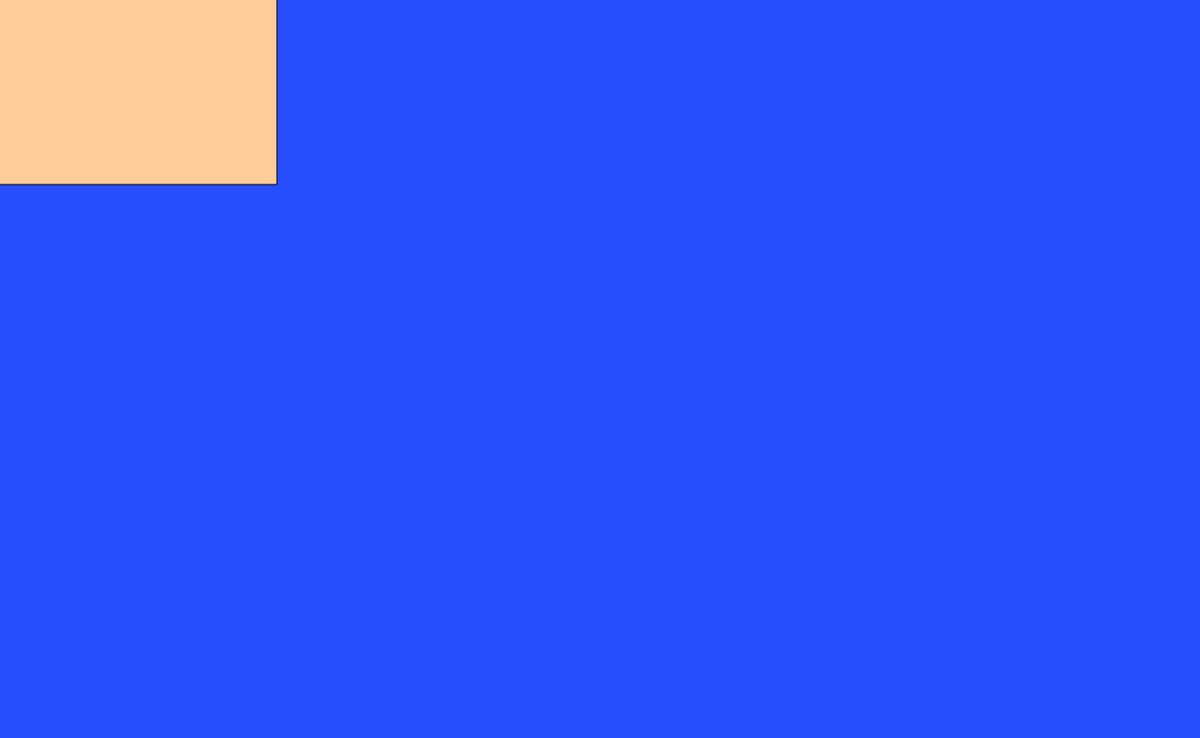
Frame 1 (no input)
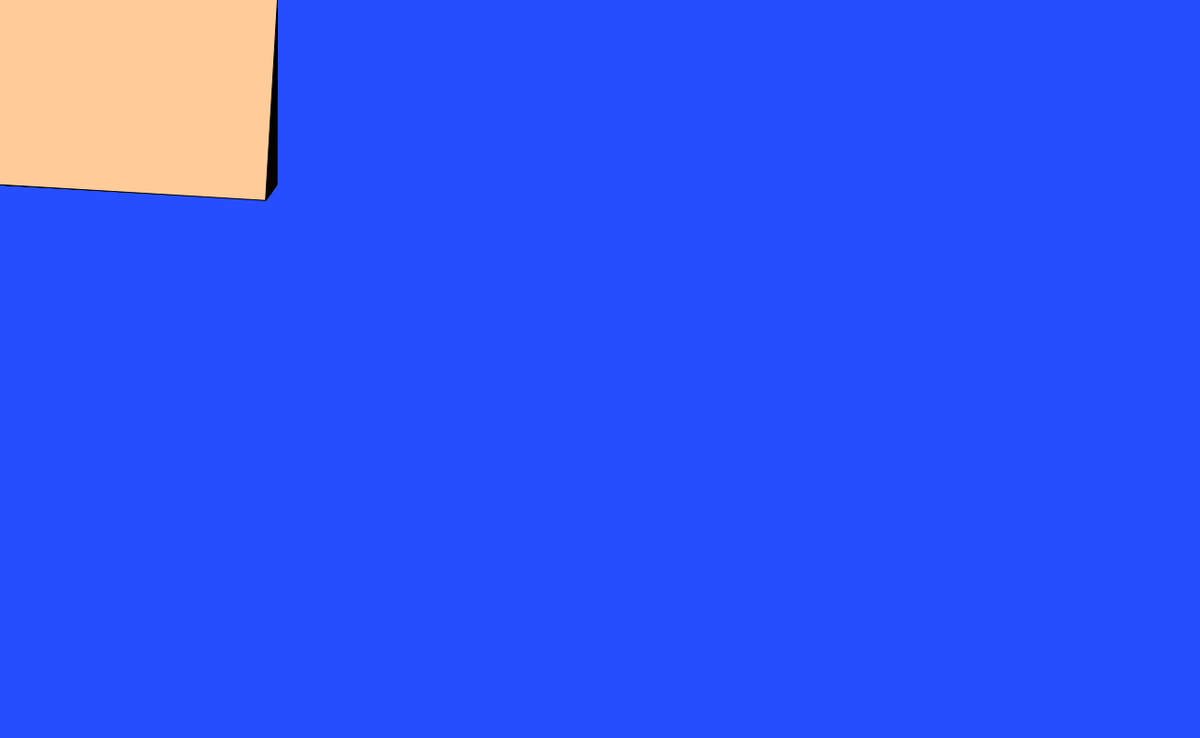
Frame 60 (no input)
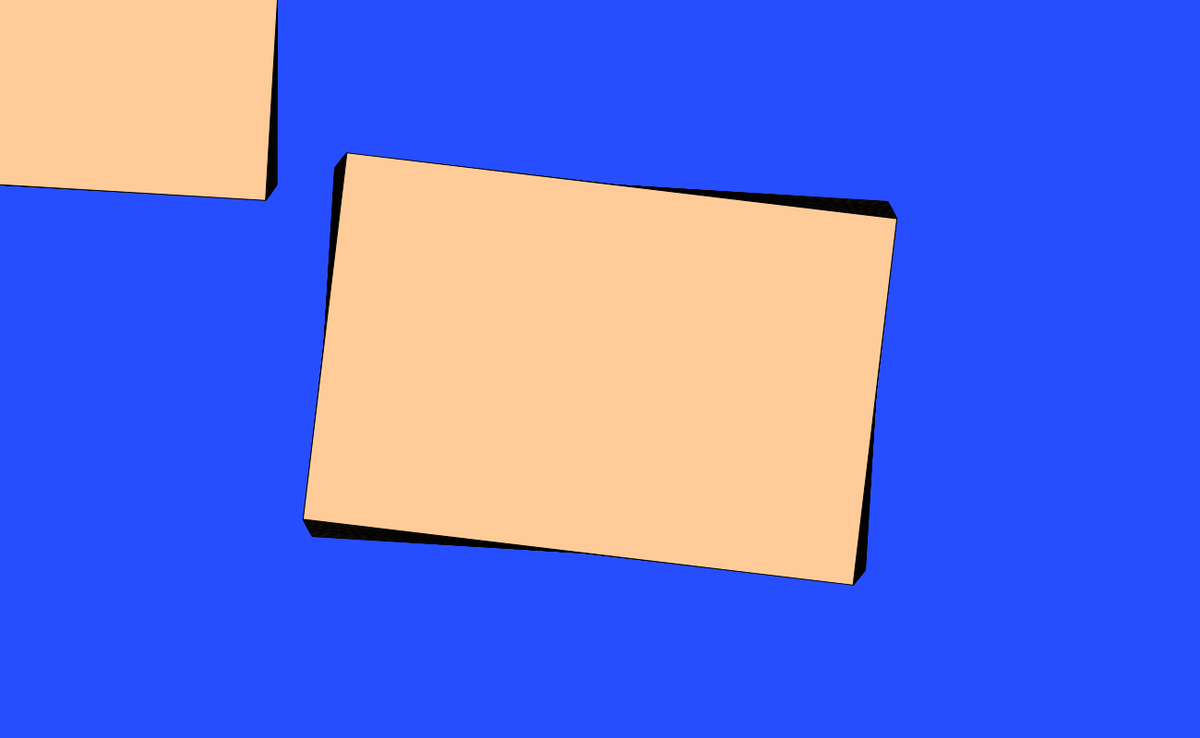
Frame 120 (the mouse pressed at the canvas centre since frame 60)

The p5.js sketch that drew these frames (run headless with seeded random() and noise() and a simulated clock; from frame 60 on, the mouse is pressed at the canvas centre):

// p5.js sketch
// ── sketch.js
var angle = 0

function setup() {
  createCanvas(1300, 800);
  background(38, 78, 333);
  fill(255, 204, 153);
}

function draw() {
  translate(mouseX, mouseY);
  rotate(angle);
  angle += 0.001;
  rect(-300, -200, 600, 400);
}
